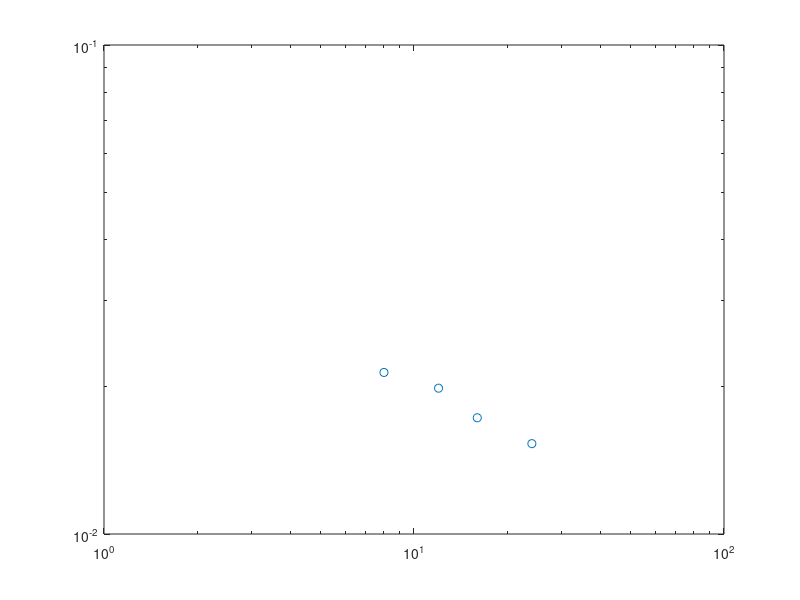

Here is the MATLAB script that generated this plot: (Note: this script raises an error after producing the figure.)
Lx = [16,24, 32,  48];
A_cdw = [0.021398, 0.019870,0.017285, 0.015303];
h1 = loglog(Lx/2, A_cdw,'o');hold on;

p = fit(log(Lx(1:end)'/2),log(A_cdw(1:end)'),'poly1');
fprintf('Kc=%.5f\n',-p.p1*2);
x = fit_x(1):0.5:fit_x(end);
fl=loglog(Lx/2,exp(p.p2)*(Lx/2).^p.p1,'-.');
T=text(30,0.02,['$K_{c}=',num2str(-p.p1*2),'$']);
set(T,'Interpreter','latex');
set(T,'Fontsize',28);

%stop at middle to see if measurement different

set(gca,'fontsize',24);
set(gca,'linewidth',1.5);
set(get(gca,'Children'),'linewidth',3); % Set line width 1.5 pounds
set(h1,'markersize',10);
xlabel('$L_x$','Interpreter','latex');
ylabel('$A_{cdw}$','Interpreter','latex');
set(get(gca,'XLabel'),'FontSize',24); 
set(get(gca,'YLabel'),'FontSize',24); 
